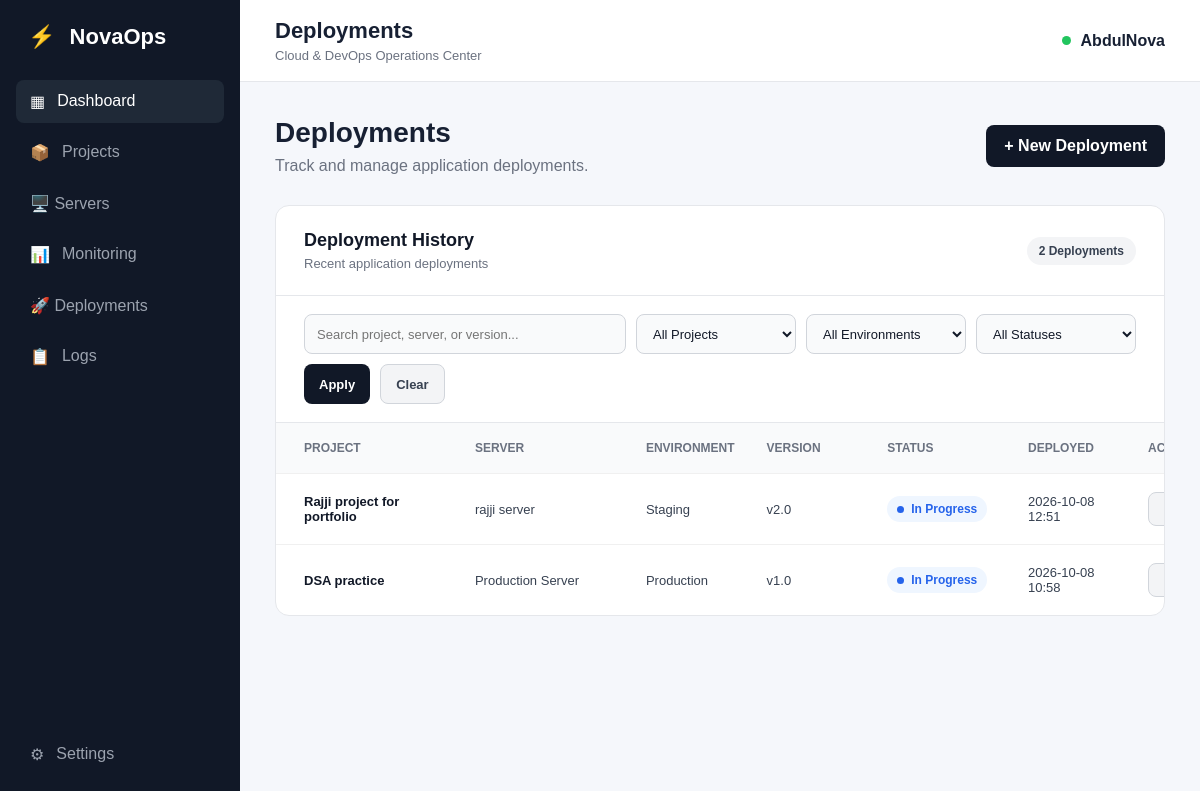
Before: /deployments with the older database file.
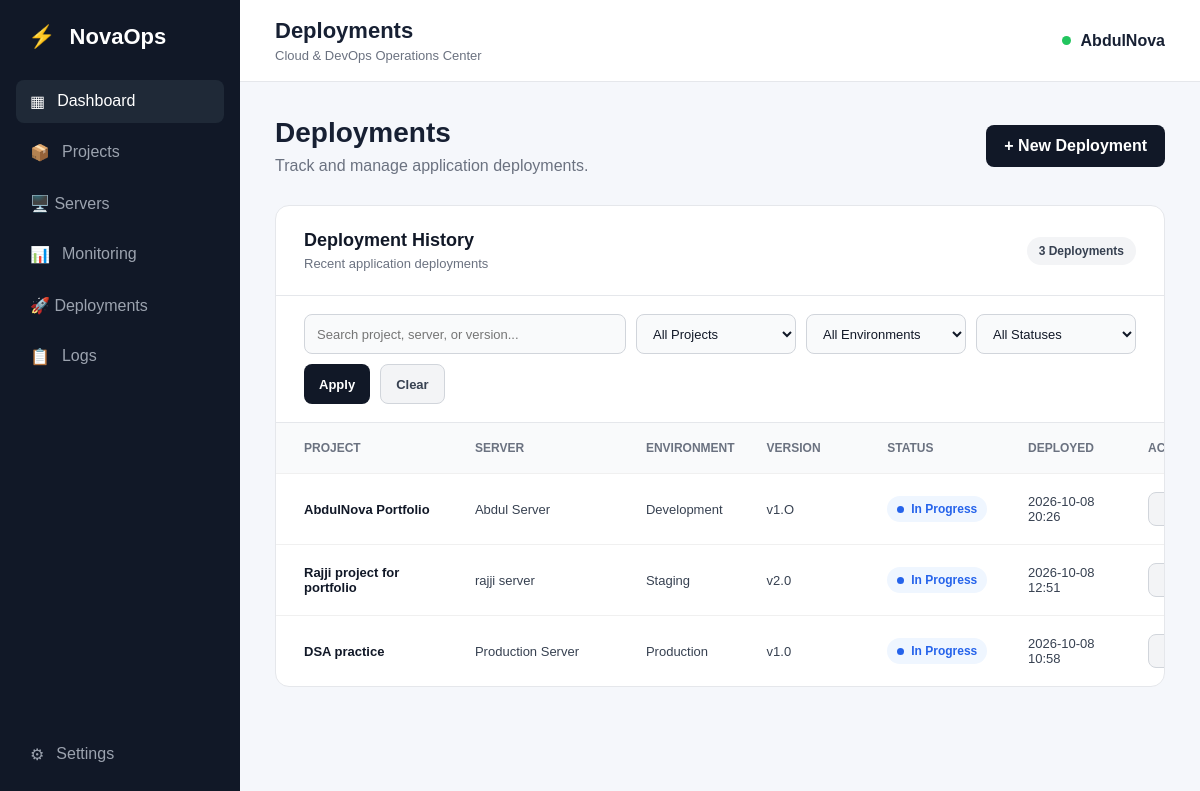
After: the same page with the newer database file.
### app.py (models this page shows)
class Deployment(db.Model):
    id = db.Column(
        db.Integer,
        primary_key=True
    )
    project_id = db.Column(
        db.Integer,
        db.ForeignKey("project.id"),
        nullable=False
    )
    server_id = db.Column(
        db.Integer,
        db.ForeignKey("server.id"),
        nullable=False
    )
    environment = db.Column(
        db.String(50),
        nullable=False
    )
    version = db.Column(
        db.String(50),
        nullable=False
    )
    status = db.Column(
        db.String(50),
        nullable=False
    )
    deployed_at = db.Column(
        db.DateTime,
        default=india_now,
        nullable=False
    )
    project = db.relationship(
        "Project",
        backref="deployments"
    )
    server = db.relationship(
        "Server",
        backref="deployments"
    )

class Project(db.Model):
    id = db.Column(
        db.Integer,
        primary_key=True
    )
    name = db.Column(
        db.String(100),
        nullable=False
    )
    description = db.Column(
        db.Text,
        nullable=False
    )
    status = db.Column(
        db.String(50),
        nullable=False
    )
    servers = db.relationship(
        "Server",
        backref="project",
        lazy=True
    )

class Server(db.Model):
    id = db.Column(
        db.Integer,
        primary_key=True
    )
    name = db.Column(
        db.String(100),
        nullable=False
    )
    ip_address = db.Column(
        db.String(50),
        nullable=False
    )
    provider = db.Column(
        db.String(50),
        nullable=False
    )
    region = db.Column(
        db.String(50),
        nullable=False
    )
    status = db.Column(
        db.String(50),
        nullable=False
    )
    project_id = db.Column(
        db.Integer,
        db.ForeignKey("project.id"),
        nullable=True
    )

### app.py (the view, shortened to what this page needs)
@app.route("/deployments")
def deployments():
    search = request.args.get(
        "search",
        ""
    ).strip()
    project_id = request.args.get(
        "project_id",
        ""
    ).strip()
    environment = request.args.get(
        "environment",
        ""
    ).strip()
    status = request.args.get(
        "status",
        ""
    ).strip()
    query = Deployment.query
    if project_id:
        query = query.filter(
            Deployment.project_id == int(
                project_id
            )
        )
    if environment:
        query = query.filter(
            Deployment.environment == environment
        )
    if status:
        query = query.filter(
            Deployment.status == status
        )
    deployments = query.order_by(
        Deployment.deployed_at.desc()
    ).all()
    projects = Project.query.order_by(
        Project.name.asc()
    ).all()
    return render_template(
        "deployments.html",
        deployments=deployments,
        projects=projects,
        search=search,
        project_id=project_id,
        environment=environment,
        status=status
    )

### templates/deployments.html (shortened to what this page needs)
{% extends "base.html" %}
{% block page_title %}
Deployments
{% endblock %}
{% block content %}
<div class="welcome">
    <div>
        <h1>Deployments</h1>
        <p>Track and manage application deployments.</p>
    </div>
    <a href="{{ url_for('new_deployment') }}" class="primary-btn">
        + New Deployment
    </a>
</div>
<div class="server-card">
    <div class="server-card-header">
        <div>
            <h2>Deployment History</h2>
            <p>Recent application deployments</p>
        </div>
        <span class="server-count">
            {{ deployments|length }} Deployments
        </span>
    </div>
    <div class="deployment-filters">
        <form method="GET" action="{{ url_for('deployments') }}">
            <div class="deployment-filter-search">
                <input type="text" name="search" value="{{ search }}"
                    placeholder="Search project, server, or version...">
            </div>
            <div class="deployment-filter-select">
                <select name="project_id">
                    <option value="">
                        All Projects
                    </option>
                </select>
            </div>
            <div class="deployment-filter-select">
                <select name="environment">
                    <option value="">
                        All Environments
                    </option>
                </select>
            </div>
            <div class="deployment-filter-select">
                <select name="status">
                    <option value="">
                        All Statuses
                    </option>
                </select>
            </div>
            <button type="submit" class="filter-btn">
                Apply
            </button>
            <a href="{{ url_for('deployments') }}" class="clear-filter-btn">
                Clear
            </a>
        </form>
    </div>
    <div class="server-table">
        <div class="server-table-header">
            <span>Project</span>
            <span>Server</span>
            <span>Environment</span>
            <span>Version</span>
            <span>Status</span>
            <span>Deployed</span>
            <span>Actions</span>
        </div>
        {% for deployment in deployments %}
        <div class="server-row">
            <span class="server-name">
                {{ deployment.project.name }}
            </span>
            <span>
                {{ deployment.server.name }}
            </span>
            <span>
                {{ deployment.environment }}
            </span>
            <span>
                {{ deployment.version }}
            </span>
            <span class="server-status
    {% if deployment.status == 'Successful' %}
        status-running
    {% elif deployment.status == 'In Progress' %}
        status-progress
    {% elif deployment.status == 'Failed' %}
        status-failed
    {% endif %}">
                <span class="status-indicator"></span>
                {{ deployment.status }}
            </span>
            <span>
                {{ deployment.deployed_at.strftime("%Y-%m-%d %H:%M") }}
            </span>
            <div class="server-actions">
                <a href="{{ url_for(
                        'edit_deployment',
                        deployment_id=deployment.id
                    ) }}" class="secondary-btn">
                </a>
            </div>
        </div>
        {% endfor %}
    </div>
</div>
{% endblock %}

Changed rows visible on the page:
added Deployment: project.name "AbdulNova Portfolio", server.name "Abdul Server", environment "Development", version "v1.O", status "In Progress", deployed_at "2026-10-08 20:26"
Other visible differences:
{{ deployments|length }}: "2" → "3"
